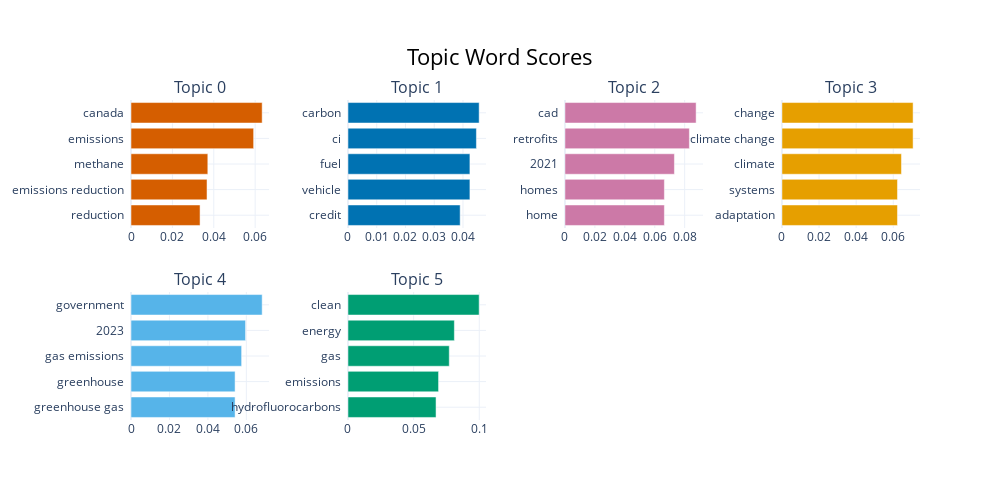

The notebook cell saved with this chart:
### Code cell
bar_chart = topic_model.visualize_barchart()
bar_chart.show()

### Figure 1 — Plotly figure (JSON) as saved in the notebook; plotly's stock layout.template omitted (floating-point values rounded to 4 significant figures)
{"data": [{"marker": {"color": "#D55E00"}, "orientation": "h", "type": "bar", "x": [0.03337, 0.03673, 0.03712, 0.05926, 0.06338], "xaxis": "x", "y": ["reduction  ", "emissions reduction  ", "methane  ", "emissions  ", "canada  "], "yaxis": "y"}, {"marker": {"color": "#0072B2"}, "orientation": "h", "type": "bar", "x": [0.03901, 0.04241, 0.04241, 0.04467, 0.04562], "xaxis": "x2", "y": ["credit  ", "vehicle  ", "fuel  ", "ci  ", "carbon  "], "yaxis": "y2"}, {"marker": {"color": "#CC79A7"}, "orientation": "h", "type": "bar", "x": [0.06643, 0.06643, 0.07314, 0.08314, 0.08765], "xaxis": "x3", "y": ["home  ", "homes  ", "2021  ", "retrofits  ", "cad  "], "yaxis": "y3"}, {"marker": {"color": "#E69F00"}, "orientation": "h", "type": "bar", "x": [0.06228, 0.06228, 0.06442, 0.0707, 0.0707], "xaxis": "x4", "y": ["adaptation  ", "systems  ", "climate  ", "climate change  ", "change  "], "yaxis": "y4"}, {"marker": {"color": "#56B4E9"}, "orientation": "h", "type": "bar", "x": [0.05414, 0.05414, 0.05754, 0.05959, 0.06823], "xaxis": "x5", "y": ["greenhouse gas  ", "greenhouse  ", "gas emissions  ", "2023  ", "government  "], "yaxis": "y5"}, {"marker": {"color": "#009E73"}, "orientation": "h", "type": "bar", "x": [0.06708, 0.06899, 0.07715, 0.08103, 0.09991], "xaxis": "x6", "y": ["hydrofluorocarbons  ", "emissions  ", "gas  ", "energy  ", "clean  "], "yaxis": "y6"}], "layout": {"annotations": [{"font": {"size": 16}, "showarrow": false, "text": "Topic 0", "x": 0.0875, "xanchor": "center", "xref": "paper", "y": 1, "yanchor": "bottom", "yref": "paper"}, {"font": {"size": 16}, "showarrow": false, "text": "Topic 1", "x": 0.3625, "xanchor": "center", "xref": "paper", "y": 1, "yanchor": "bottom", "yref": "paper"}, {"font": {"size": 16}, "showarrow": false, "text": "Topic 2", "x": 0.6375, "xanchor": "center", "xref": "paper", "y": 1, "yanchor": "bottom", "yref": "paper"}, {"font": {"size": 16}, "showarrow": false, "text": "Topic 3", "x": 0.9125, "xanchor": "center", "xref": "paper", "y": 1, "yanchor": "bottom", "yref": "paper"}, {"font": {"size": 16}, "showarrow": false, "text": "Topic 4", "x": 0.0875, "xanchor": "center", "xref": "paper", "y": 0.4, "yanchor": "bottom", "yref": "paper"}, {"font": {"size": 16}, "showarrow": false, "text": "Topic 5", "x": 0.3625, "xanchor": "center", "xref": "paper", "y": 0.4, "yanchor": "bottom", "yref": "paper"}], "height": 500, "hoverlabel": {"bgcolor": "white", "font": {"family": "Rockwell", "size": 16}}, "showlegend": false, "title": {"font": {"color": "Black", "size": 22}, "text": "Topic Word Scores", "x": 0.5, "xanchor": "center", "yanchor": "top"}, "width": 1000, "xaxis": {"anchor": "y", "domain": [0, 0.175], "showgrid": true}, "xaxis2": {"anchor": "y2", "domain": [0.275, 0.45], "showgrid": true}, "xaxis3": {"anchor": "y3", "domain": [0.55, 0.725], "showgrid": true}, "xaxis4": {"anchor": "y4", "domain": [0.825, 1], "showgrid": true}, "xaxis5": {"anchor": "y5", "domain": [0, 0.175], "showgrid": true}, "xaxis6": {"anchor": "y6", "domain": [0.275, 0.45], "showgrid": true}, "xaxis7": {"anchor": "y7", "domain": [0.55, 0.725], "showgrid": true}, "xaxis8": {"anchor": "y8", "domain": [0.825, 1], "showgrid": true}, "yaxis": {"anchor": "x", "domain": [0.6, 1], "showgrid": true}, "yaxis2": {"anchor": "x2", "domain": [0.6, 1], "showgrid": true}, "yaxis3": {"anchor": "x3", "domain": [0.6, 1], "showgrid": true}, "yaxis4": {"anchor": "x4", "domain": [0.6, 1], "showgrid": true}, "yaxis5": {"anchor": "x5", "domain": [0, 0.4], "showgrid": true}, "yaxis6": {"anchor": "x6", "domain": [0, 0.4], "showgrid": true}, "yaxis7": {"anchor": "x7", "domain": [0, 0.4], "showgrid": true}, "yaxis8": {"anchor": "x8", "domain": [0, 0.4], "showgrid": true}}}
